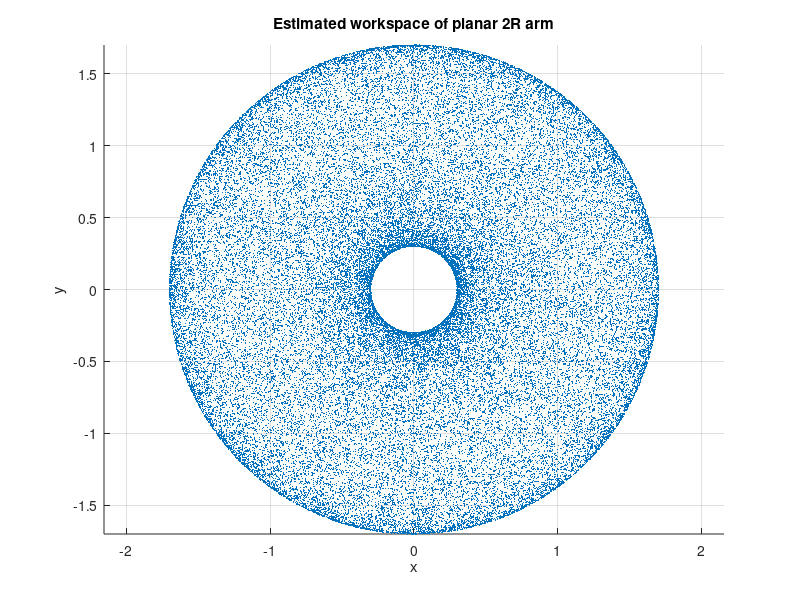

The MATLAB source for this figure:

l1 = 1.0; l2 = 0.7;
q1_min = -pi; q1_max = pi;
q2_min = -pi; q2_max = pi;

N = 50000;
q1 = q1_min + (q1_max - q1_min)*rand(N,1);
q2 = q2_min + (q2_max - q2_min)*rand(N,1);

x = l1*cos(q1) + l2*cos(q1 + q2);
y = l1*sin(q1) + l2*sin(q1 + q2);

figure; scatter(x,y,1,'.');
axis equal; grid on;
title('Estimated workspace of planar 2R arm');
xlabel('x'); ylabel('y');
      
